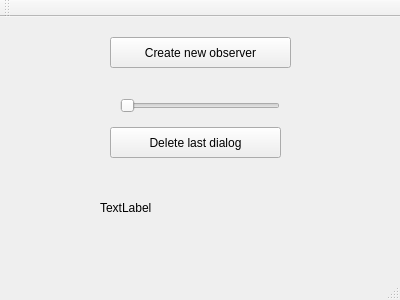
<?xml version="1.0" encoding="UTF-8"?>
<ui version="4.0">
 <class>MainWindow</class>
 <widget class="QMainWindow" name="MainWindow">
  <property name="geometry">
   <rect>
    <x>0</x>
    <y>0</y>
    <width>400</width>
    <height>300</height>
   </rect>
  </property>
  <property name="windowTitle">
   <string>MainWindow</string>
  </property>
  <widget class="QWidget" name="centralWidget">
   <widget class="QSlider" name="horizontalSlider">
    <property name="geometry">
     <rect>
      <x>120</x>
      <y>80</y>
      <width>160</width>
      <height>18</height>
     </rect>
    </property>
    <property name="orientation">
     <enum>Qt::Horizontal</enum>
    </property>
   </widget>
   <widget class="QPushButton" name="pushButton">
    <property name="geometry">
     <rect>
      <x>110</x>
      <y>20</y>
      <width>181</width>
      <height>31</height>
     </rect>
    </property>
    <property name="text">
     <string>Create new observer</string>
    </property>
   </widget>
   <widget class="QPushButton" name="pushButton_2">
    <property name="geometry">
     <rect>
      <x>110</x>
      <y>110</y>
      <width>171</width>
      <height>31</height>
     </rect>
    </property>
    <property name="text">
     <string>Delete last dialog</string>
    </property>
   </widget>
   <widget class="QLabel" name="label">
    <property name="geometry">
     <rect>
      <x>100</x>
      <y>180</y>
      <width>191</width>
      <height>21</height>
     </rect>
    </property>
    <property name="text">
     <string>TextLabel</string>
    </property>
   </widget>
  </widget>
  <widget class="QMenuBar" name="menuBar">
   <property name="geometry">
    <rect>
     <x>0</x>
     <y>0</y>
     <width>400</width>
     <height>27</height>
    </rect>
   </property>
  </widget>
  <widget class="QToolBar" name="mainToolBar">
   <attribute name="toolBarArea">
    <enum>TopToolBarArea</enum>
   </attribute>
   <attribute name="toolBarBreak">
    <bool>false</bool>
   </attribute>
  </widget>
  <widget class="QStatusBar" name="statusBar"/>
 </widget>
 <layoutdefault spacing="6" margin="11"/>
 <resources/>
 <connections/>
</ui>
